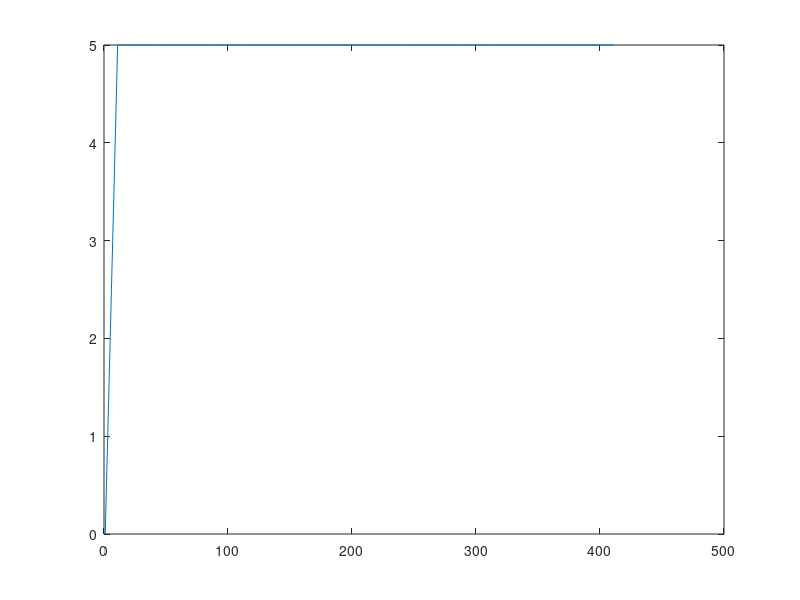
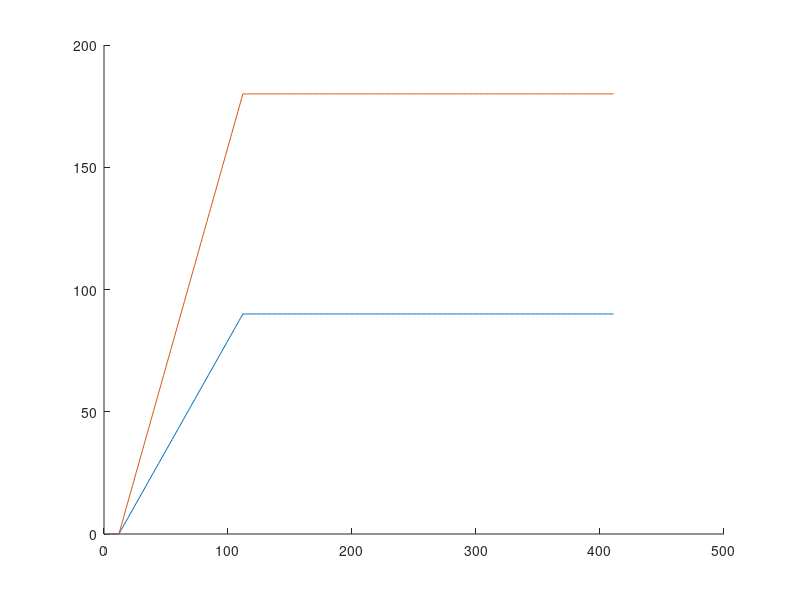
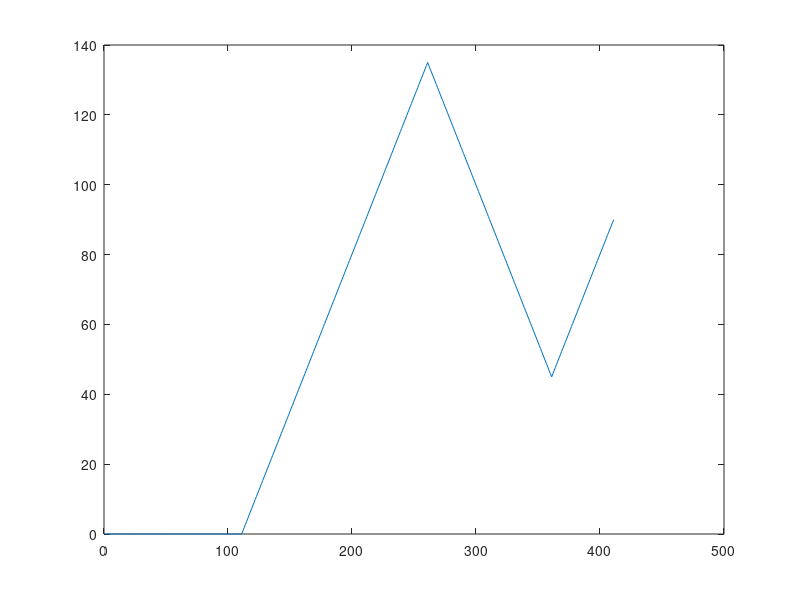

The MATLAB script that drew these images, in order: (Note: this script raises an error after producing the figures.)
clc;
close all;
clear all;

%% PARAMETROS

% Tiempos
ts = 1;         % s
td = 10;        % s
to1 = 10;       % s
to2 = 5;        % s
to3 = 10;       % s
to4 = 5;        % s

tt = ts + td + to1 + to2 + to3 + to4;

% Distancias y giros
ds = 5;         % mm
gd1 = 90;       % deg
gd2 = 180;      % deg
go1 = 90;       % deg
go2 = 135;      % deg
go3 = 45;       % deg
go4 = 90;       % deg


%% Construir leyes

step = 10;

% Mecanismo de suelta
suelta = linspace(0,ds,ts*step+1);

% Mecanismo de despliegue
desp_1 = linspace(0,gd1,td*step+1);
desp_2 = linspace(0,gd2,td*step+1);

% Mecanismo de orientacion
ori_1 = linspace(0,go1,to1*step+1);
ori_2 = linspace(go1,go2,to2*step+1);
ori_3 = linspace(go2,go3,to3*step+1);
ori_4 = linspace(go3,go4,to4*step+1);
ori = [ori_1(1:end-1), ori_2(1:end-1), ori_3(1:end-1), ori_4];
    
N = length([suelta, desp_1, ori]) - 2;
t = linspace(0, tt, N);

z_s = zeros(1,(N-length(suelta)));
z_d = zeros(1,(length(z_s)-length(desp_1)));
z_o = zeros(1,(length(suelta)+length(desp_1)-2));

suelta = [suelta, (z_s + ds)];
desp_1 = [zeros(1,N-length(z_s)), desp_1, (z_d + gd1)];
desp_2 = [zeros(1,N-length(z_s)), desp_2, (z_d + gd2)];
ori = [z_o, ori];


%% Plots
figure()
    plot(suelta)

figure()
    hold on
    plot(desp_1)
    plot(desp_2)
    
figure()
   plot(ori)
   
leyes = [{suelta},{desp_1},{desp_2},{ori}];

   
%% EXPORTAR DXFs
% Cargar archivo xls con datos de sensores
archivo = [{'Suelta'},{'Despliegue_1'}, {'Despliegue_2'}, {'Orientacion'}];
path = 'Ley_DXF\';

for i = 1:length(leyes)

    % Guardar el sensor i en un archivo dxf
    FID = dxf_open([path archivo{i} '.dxf']);
    x = t'; 
    y = leyes{i}'; 
    z = zeros(size(x));
    dxf_polyline(FID,x,y,z);
    dxf_close(FID);

end